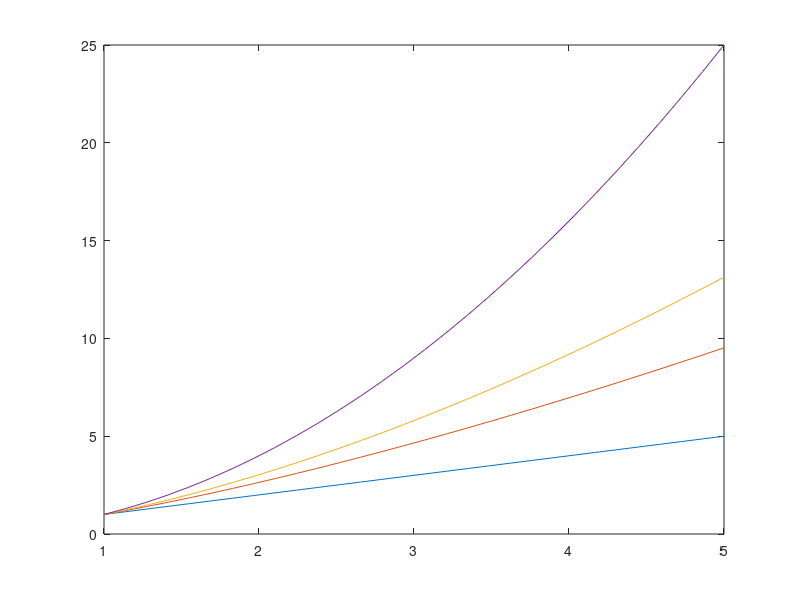
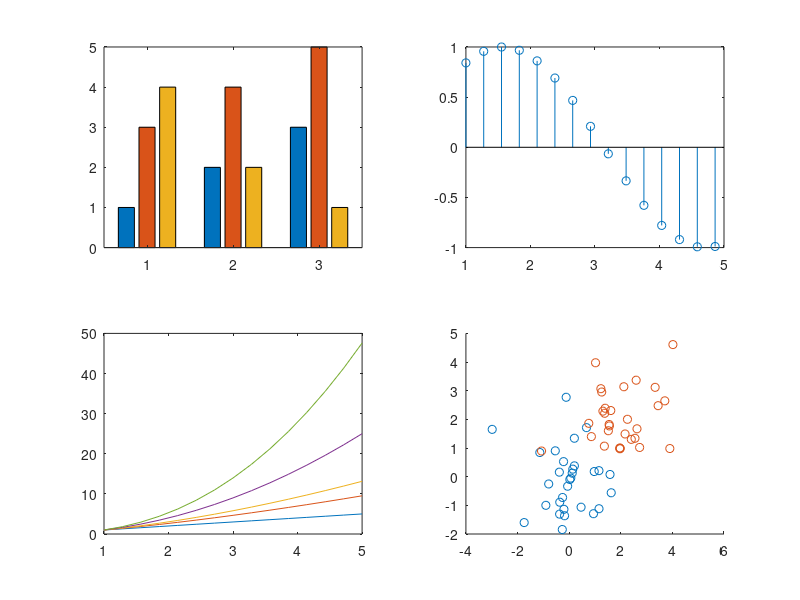
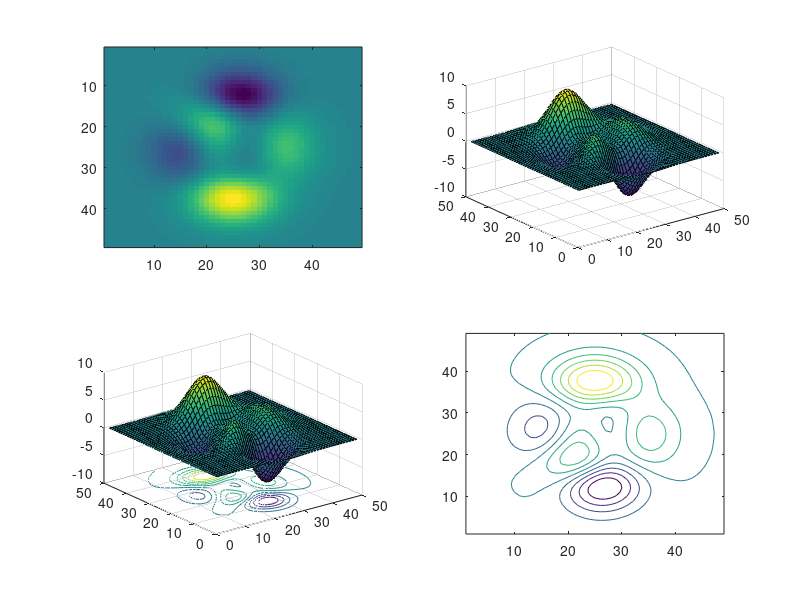
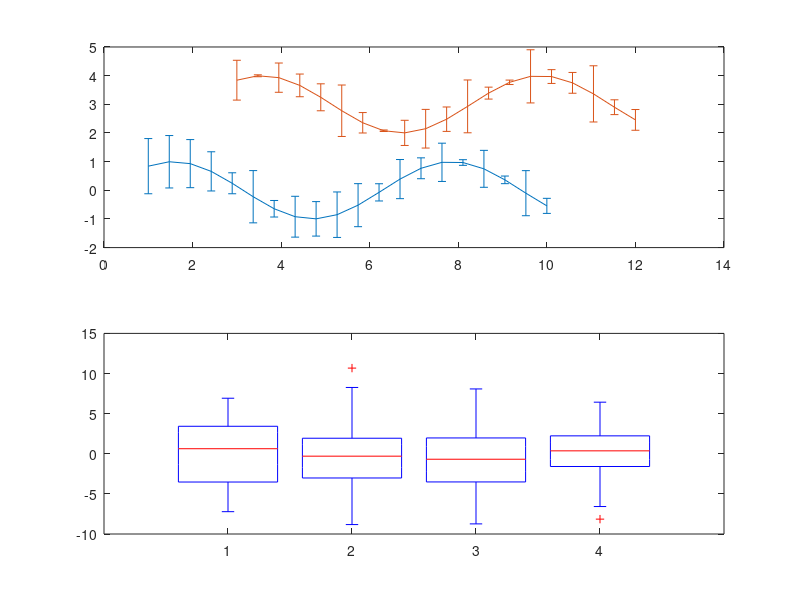

Write the MATLAB code that produced these figures, in order.
close all
%-------------------------------------------------
figure
x = linspace(1,5,30);
plot(x,x,...
    x,x.^1.4,...
    x,x.^1.6,...
    x,x.^2)
%-------------------------------------------------
figure
subplot(2,2,1)
bar([1 3 4;2 4 2; 3 5 1]);

subplot(2,2,2)
h = stem(x(1:2:end),sin(x(1:2:end)));

subplot(2,2,3)
x = linspace(1,5,15);
plot(x,x,...
    x,x.^1.4,...
    x,x.^1.6,...
    x,x.^2,...
    x,x.^2.4)

subplot(2,2,4)
scatter(randn(30,1),randn(30,1))
hold on
scatter(randn(30,1)+2,randn(30,1)+2)

%-------------------------------------------------
figure
subplot(221)
imagesc(peaks);
subplot(222)
surf(peaks);
subplot(223)
surfc(peaks);
subplot(224)
contour(peaks);

%-------------------------------------------------
figure
subplot(211)
x = linspace(1,10,20);
y = sin(x);
errorbar(x,y,rand(1,length(x)))
hold on
errorbar(x+2,y+3,rand(1,length(x)))

subplot(212)
x = randn(30,4)*4;
boxplot(x)

%-------------------------------------------------
figure
x = randn(10,11)+4;
boxplot(x)

%-------------------------------------------------
figure
subplot(3,3,[1 2 4 5])
bar([1 3 4;2 4 2; 3 5 1]);

subplot(3,3,3)
x = randn(30,4)*4;
bar([1 3 4;2 4 2; 3 5 1]);


subplot(3,3,6)
plot(magic(3))


subplot(3,3,7)
scatter(randn(15,1),randn(15,1))
hold on
scatter(randn(15,1)+2,randn(15,1)+2)

subplot(3,3,8)
x = linspace(1,10,10);
y = sin(x);
errorbar(x,y,rand(1,length(x)))
hold on
errorbar(x+2,y+3,rand(1,length(x)))

subplot(3,3,9)
x = linspace(1,6,30);
h = stem(x(1:3:end),sin(x(1:3:end)));


